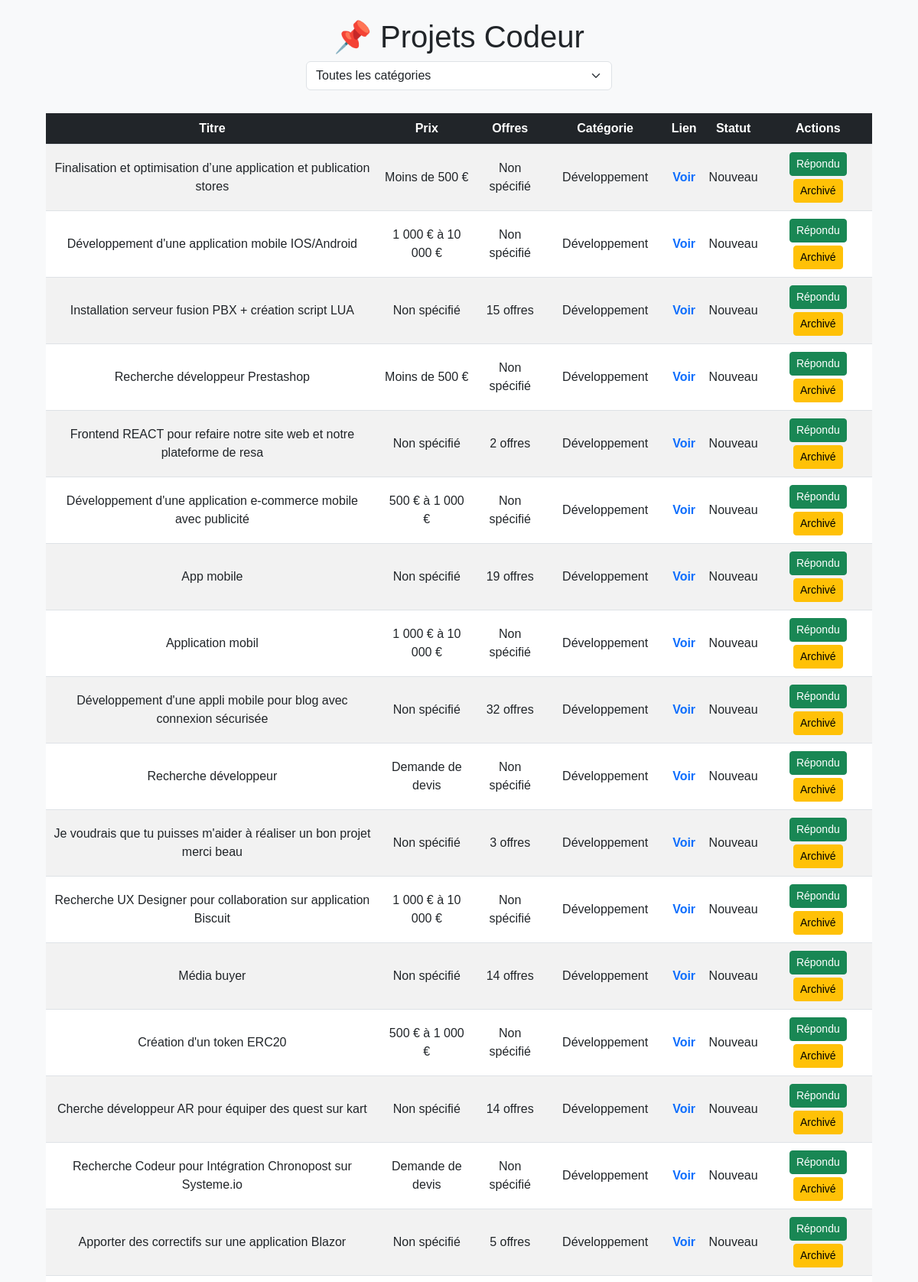
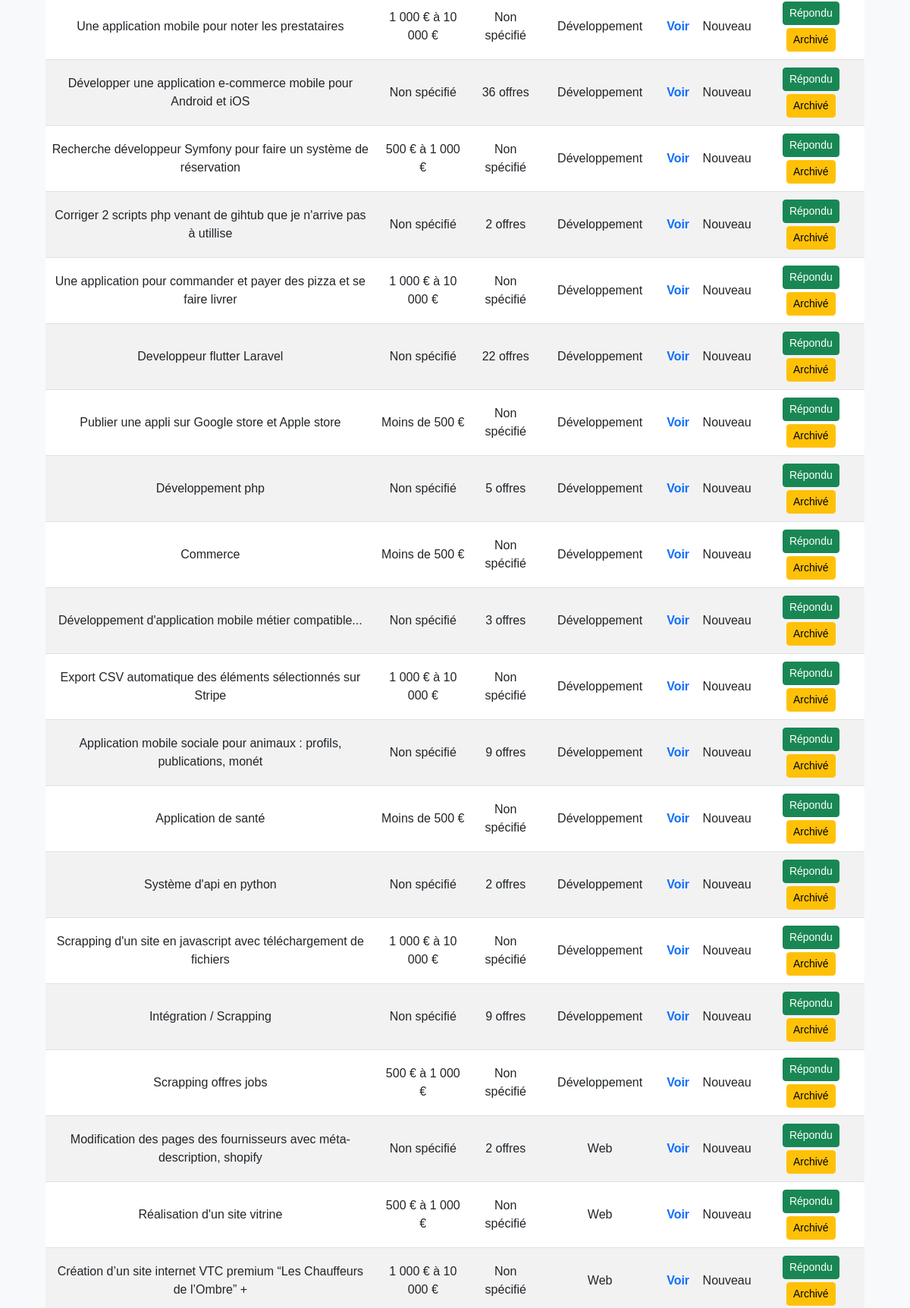
The page / (upper part) on the database its author committed (2 pictures, top to bottom).
### tables this page shows
CREATE TABLE projects (
                id INTEGER PRIMARY KEY AUTOINCREMENT,
                title TEXT,
                link TEXT UNIQUE,
                price TEXT,
                timestamp DATETIME DEFAULT CURRENT_TIMESTAMP, offers TEXT, category TEXT, status TEXT DEFAULT 'Nouveau');

### app.py (the view)
@app.route('/')
def home():
    return render_template("index.html", projects=get_projects())

### app.py (called while the page is built)
def get_projects(status="Nouveau"):
    conn = sqlite3.connect(DB_NAME)
    c = conn.cursor()
    c.execute("SELECT id, title, link, price, offers, category, status FROM projects WHERE status = ? ORDER BY timestamp DESC", (status,))
    projects = [{"id": row[0], "title": row[1], "link": row[2], "price": row[3], "offers": row[4], "category": row[5], "status": row[6]} for row in c.fetchall()]
    conn.close()
    return projects

### templates/index.html (shortened to what this page needs)
<!DOCTYPE html>
<html lang="fr">
<head>
    <link href="https://cdn.jsdelivr.net/npm/bootstrap@5.3.0/dist/css/bootstrap.min.css" rel="stylesheet">
</head>
<body>
    <div class="container text-center">
        <h1 class="mt-4"><span style="color:red;">📌</span> Projets Codeur</h1>
     <select id="categoryFilter" class="form-select category-filter">
    <option value="all">Toutes les catégories</option>
</select>
    </div>
    <div class="table-container">
        <table class="table table-striped table-hover">
            <thead>
                <tr>
                    <th>Titre</th>
                    <th>Prix</th>
                    <th>Offres</th>
                    <th scope="col">Catégorie</th>
                    <th>Lien</th>
                    <th>Statut</th>
                    <th>Actions</th>
                </tr>
            </thead>
            <tbody id="projectsTable">
                {% for project in projects %}
              <tr class="project-row" data-category="{{ project['category'] }}" data-id="{{ project['id'] }}">
    <td>{{ project['title'] }}</td>
    <td>{{ project['price'] }}</td>
    <td>{{ project['offers'] }}</td>
    <td>{{ project['category'] }}</td>
    <td><a href="{{ project['link'] }}" class="link-btn" target="_blank">Voir</a></td>
    <td id="status-{{ project['id'] }}">{{ project['status'] }}</td>
    <td>
        <button class="btn btn-success btn-sm status-btn" onclick="updateStatus({{ project['id'] }}, 'Répondu')">Répondu</button>
        <button class="btn btn-warning btn-sm status-btn" onclick="updateStatus({{ project['id'] }}, 'Archivé')">Archivé</button>
    </td>
</tr>
            {% endfor %}
            </tbody>
        </table>
    </div>
</body>
</html>

### templates/index.html (style rules this page uses)
body { background-color: #f8f9fa; font-family: Arial, sans-serif; }
.table-container { max-width: 90%; margin: auto; margin-top: 30px; }
.category-filter { width: 100%; max-width: 400px; margin: auto; margin-bottom: 20px; }
.table th { background-color: #212529; color: white; text-align: center; }
.table td { vertical-align: middle; text-align: center; }
.link-btn { text-decoration: none; font-weight: bold; color: #0d6efd; }
.status-btn { margin: 2px; }

### rows shown on the page
projects: title "Finalisation et optimisation d’une application et publication stores", price "Moins de 500 €", offers "Non spécifié", category "Développement", status "Nouveau"
projects: title "Développement d'une application mobile IOS/Android", price "1 000 € à 10 000 €", offers "Non spécifié", category "Développement", status "Nouveau"
projects: title "Installation serveur fusion PBX + création script LUA", price "Non spécifié", offers "15 offres", category "Développement", status "Nouveau"
projects: title "Recherche développeur Prestashop", price "Moins de 500 €", offers "Non spécifié", category "Développement", status "Nouveau"
projects: title "Frontend REACT pour refaire notre site web et notre plateforme de resa", price "Non spécifié", offers "2 offres", category "Développement", status "Nouveau"
projects: title "Développement d'une application e-commerce mobile avec publicité", price "500 € à 1 000 €", offers "Non spécifié", category "Développement", status "Nouveau"
projects: title "App mobile", price "Non spécifié", offers "19 offres", category "Développement", status "Nouveau"
projects: title "Application mobil", price "1 000 € à 10 000 €", offers "Non spécifié", category "Développement", status "Nouveau"
projects: title "Développement d'une appli mobile pour blog avec connexion sécurisée", price "Non spécifié", offers "32 offres", category "Développement", status "Nouveau"
projects: title "Recherche développeur", price "Demande de devis", offers "Non spécifié", category "Développement", status "Nouveau"
projects: title "Je voudrais que tu puisses m'aider à réaliser un bon projet merci beau", price "Non spécifié", offers "3 offres", category "Développement", status "Nouveau"
projects: title "Recherche UX Designer pour collaboration sur application Biscuit", price "1 000 € à 10 000 €", offers "Non spécifié", category "Développement", status "Nouveau"
projects: title "Média buyer", price "Non spécifié", offers "14 offres", category "Développement", status "Nouveau"
projects: title "Création d'un token ERC20", price "500 € à 1 000 €", offers "Non spécifié", category "Développement", status "Nouveau"
projects: title "Cherche développeur AR pour équiper des quest sur kart", price "Non spécifié", offers "14 offres", category "Développement", status "Nouveau"
projects: title "Recherche Codeur pour Intégration Chronopost sur Systeme.io", price "Demande de devis", offers "Non spécifié", category "Développement", status "Nouveau"
projects: title "Apporter des correctifs sur une application Blazor", price "Non spécifié", offers "5 offres", category "Développement", status "Nouveau"
projects: title "Une application mobile pour noter les prestataires", price "1 000 € à 10 000 €", offers "Non spécifié", category "Développement", status "Nouveau"
projects: title "Développer une application e-commerce mobile pour Android et iOS", price "Non spécifié", offers "36 offres", category "Développement", status "Nouveau"
projects: title "Recherche développeur Symfony pour faire un système de réservation", price "500 € à 1 000 €", offers "Non spécifié", category "Développement", status "Nouveau"
projects: title "Corriger 2 scripts php venant de gihtub que je n'arrive pas à utillise", price "Non spécifié", offers "2 offres", category "Développement", status "Nouveau"
projects: title "Une application pour commander et payer des pizza et se faire livrer", price "1 000 € à 10 000 €", offers "Non spécifié", category "Développement", status "Nouveau"
projects: title "Developpeur flutter Laravel", price "Non spécifié", offers "22 offres", category "Développement", status "Nouveau"
projects: title "Publier une appli sur Google store et Apple store", price "Moins de 500 €", offers "Non spécifié", category "Développement", status "Nouveau"
projects: title "Développement php", price "Non spécifié", offers "5 offres", category "Développement", status "Nouveau"
projects: title "Commerce", price "Moins de 500 €", offers "Non spécifié", category "Développement", status "Nouveau"
projects: title "Développement d'application mobile métier compatible...", price "Non spécifié", offers "3 offres", category "Développement", status "Nouveau"
projects: title "Export CSV automatique des éléments sélectionnés sur Stripe", price "1 000 € à 10 000 €", offers "Non spécifié", category "Développement", status "Nouveau"
projects: title "Application mobile sociale pour animaux : profils, publications, monét", price "Non spécifié", offers "9 offres", category "Développement", status "Nouveau"
projects: title "Application de santé", price "Moins de 500 €", offers "Non spécifié", category "Développement", status "Nouveau"
projects: title "Système d'api en python", price "Non spécifié", offers "2 offres", category "Développement", status "Nouveau"
projects: title "Scrapping d'un site en javascript avec téléchargement de fichiers", price "1 000 € à 10 000 €", offers "Non spécifié", category "Développement", status "Nouveau"
projects: title "Intégration / Scrapping", price "Non spécifié", offers "9 offres", category "Développement", status "Nouveau"
projects: title "Scrapping offres jobs", price "500 € à 1 000 €", offers "Non spécifié", category "Développement", status "Nouveau"
projects: title "Modification des pages des fournisseurs avec méta-description, shopify", price "Non spécifié", offers "2 offres", category "Web", status "Nouveau"
projects: title "Réalisation d'un site vitrine", price "500 € à 1 000 €", offers "Non spécifié", category "Web", status "Nouveau"
projects: title "Création d’un site internet VTC premium “Les Chauffeurs de l’Ombre” +", price "1 000 € à 10 000 €", offers "Non spécifié", category "Web", status "Nouveau"
